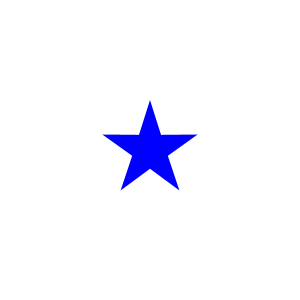
Frame 1 (no input)
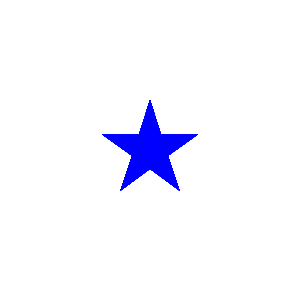
Frame 60 (the mouse pressed at the canvas centre just before this capture)
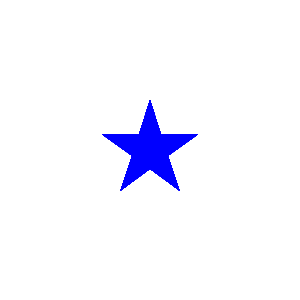
Frame 120 (the mouse held since frame 60 and released just before this capture)

The Processing sketch that drew these frames (run headless with seeded random() and noise(); from frame 60 on, the mouse is pressed at the canvas centre):

// Processing sketch: fp_pg_q_05_05
// ── fp_pg_q_05_05.pde
// 問題 5.5 変数を用いて★を描画せよ．
void setup() {
  size(300, 300);
  background(255, 255, 255);
}

void draw() {
  float o = 50;
  float i = (o / 2) * 0.75;
  noStroke();
  fill(0, 0, 255);
  //star(width/2, height/2, o, i, 5, PI/2);
  pushMatrix();
  translate(width/2, height/2);
  rotate(-PI/2);
  beginShape();
  vertex(o * cos(radians(360 * 0)), o * sin(radians(360 * 0)));
  vertex(i * cos(radians(360 * 1/10)), i * sin(radians(360 * 1/10)));
  vertex(o * cos(radians(360 * 2/10)), o * sin(radians(360 * 2/10)));
  vertex(i * cos(radians(360 * 3/10)), i * sin(radians(360 * 3/10)));
  vertex(o * cos(radians(360 * 4/10)), o * sin(radians(360 * 4/10)));
  vertex(i * cos(radians(360 * 5/10)), i * sin(radians(360 * 5/10)));
  vertex(o * cos(radians(360 * 6/10)), o * sin(radians(360 * 6/10)));
  vertex(i * cos(radians(360 * 7/10)), i * sin(radians(360 * 7/10)));
  vertex(o * cos(radians(360 * 8/10)), o * sin(radians(360 * 8/10)));
  vertex(i * cos(radians(360 * 9/10)), i * sin(radians(360 * 9/10)));
  endShape(CLOSE);
  popMatrix();
}

//------------------------------------------------------------------//
// flot x Center x coordinate
// flot y Center y coordinate
// float CircumscribedCircle Radius of circumscribed circle
// float InscribedCircle Radius of inscribed circle
// int p  denominator rate
// float rotatete Rotational correction rate
//------------------------------------------------------------------//
/*void star(float x, float y, float CircumscribedCircle, float InscribedCircle, int p, float rotatete) {
  int cnt = p * 2;
  float radius = 0;

  // http://www.d-improvement.jp/learning/processing/2011-a/08.html
  pushMatrix();
  translate(x, y);
  rotate(rotatete);
  beginShape();
  for (int i = 1; i <= cnt; i++) {
    if (i % 2 == 0) {
      radius = InscribedCircle;
    } else {
      radius = CircumscribedCircle;
    }
    vertex(radius * cos(radians(360 * i/cnt)), radius * sin(radians(360 * i/cnt)));
  }
  endShape(CLOSE);
  popMatrix();
}*/
